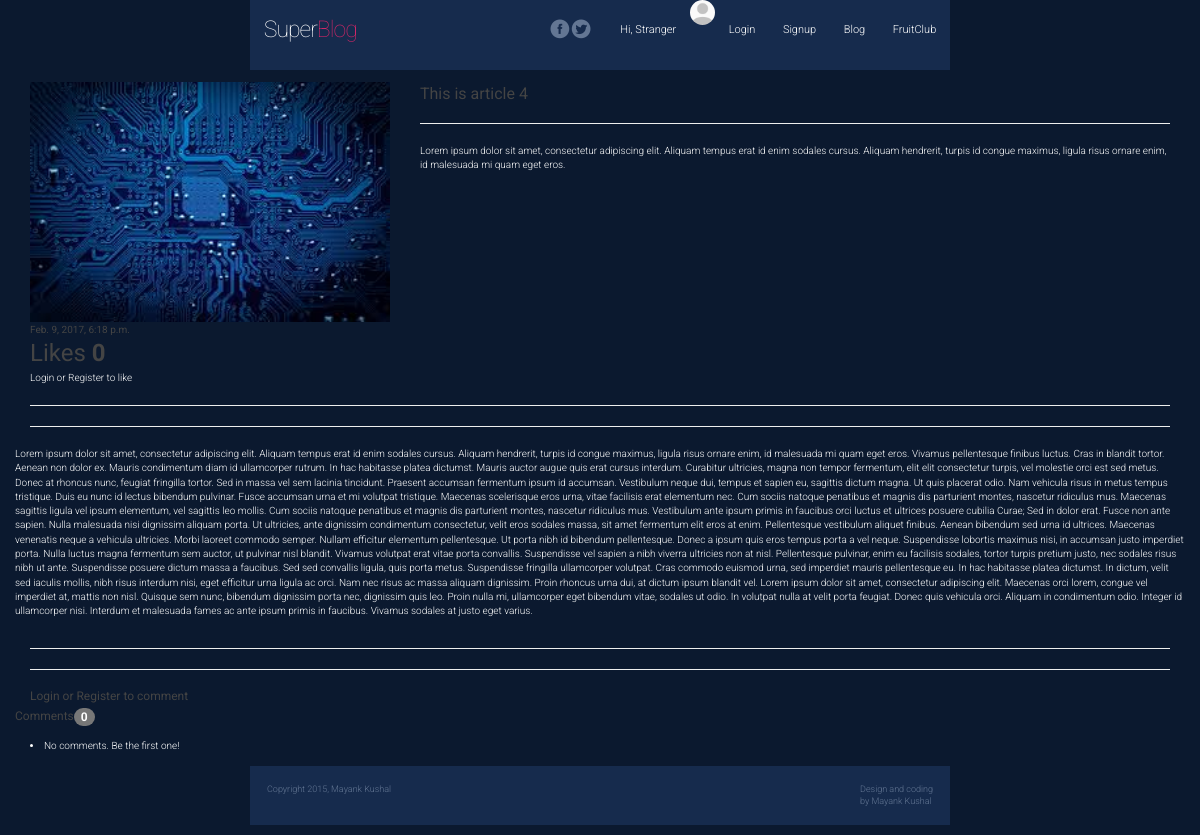
The page /blog/article/this-is-article-4 on the database as committed earlier.
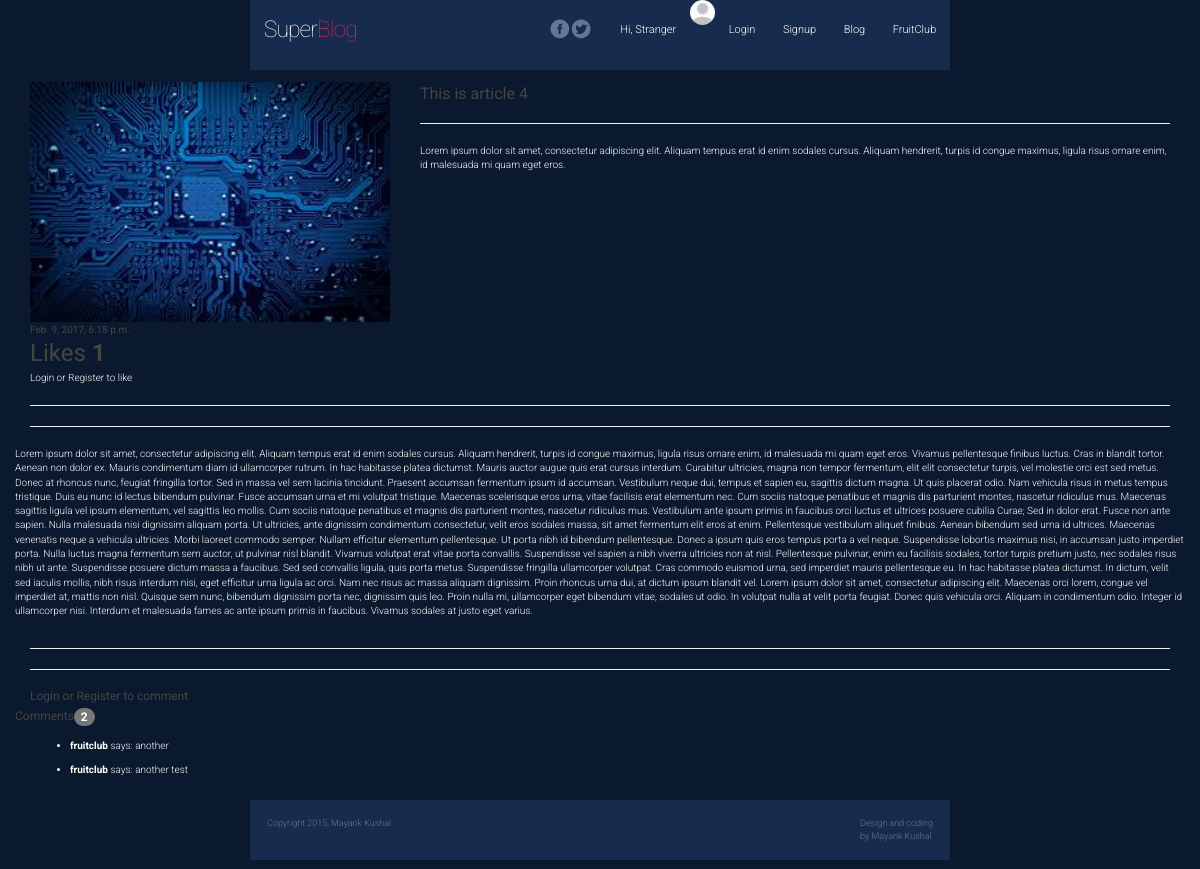
The same page on the database as committed later.
### blog/models.py (models this page shows, shortened)
class Article(models.Model):
	name = models.CharField(max_length=200)
	description = models.CharField(max_length=500)
	content = models.TextField(null=False)
	date_created = models.DateTimeField(auto_now_add=True)
	slug = models.SlugField()
	comments = models.IntegerField(default=0)

class Comment(models.Model):
	poster = models.ForeignKey(User)
	article = models.ForeignKey(Article)
	time = models.DateTimeField(auto_now_add=True)
	comment = models.CharField(max_length=124)

### blog/views.py (the view)
# urls.py: url(r'^article/(?P<article_slug>[\w\-]+)', views.article, name="article"),
def article(request, article_slug):
	comment_form = CommentForm()
	comment_list = None
	article = Article.objects.get(slug=article_slug)
	count = Like.objects.filter(article=article).count()
	comment_list = Comment.objects.filter(article=article).order_by('-time')
	return render(request, 'blog/article.html', {'article':article, 'comment_list':comment_list, 'comment_form':comment_form, 'count':count})

### templates/blog/article.html (shortened to what this page needs)
{% extends 'blog/base.html' %}
{% block body_block %}
	<div class="container">
		<div class="row">
			<div class="col-md-4">
			{% with article.images.all|first as image %}
				<img src="{{ image.picture.url }}" class="article-img">
			{% endwith %}
				<h5>{{ article.date_created }}</h5>
			<h1>Likes  <strong id="count">{{ count }}</strong></h1>{% if user.is_authenticated %}<button class="btn btn-info like" data-pid="{{ article.id }}"><i class="fa fa-thumbs-up"></i></button>
			{% else %}
			Login or Register to like
			{% endif %}
			</div>
			<div class="col-md-8">
				<h3>{{ article.name }}</h3>
				<hr>
				<p>{{ article.description }}</p>
			</div>
		</div>
		<hr>
			<hr>
		<div class="row">
			<p align="left">{{ article.content }}</p>
		</div>
		<hr>
			<hr>
			{% if user.is_authenticated %}
			<form id=comment-form action="/add_comment" method="post">
		      {% csrf_token %}
		      <label>Comment</label>
		      <input type="text" name="comment" id="id_comment" class="form-control">
		      <input type="hidden" name="pid" value="{{article.id}}", id="pid">
		      <input type="submit"  value="Comment" class="btn btn-success ">
		    </form>
		   	{% else %}
		   	<h4><a href="{% url 'auth_login' %}">Login</a> or <a href="{% url 'registration_register' %}">Register</a> to comment</h4>
		   	{% endif %}
		<div class="row">
			<h4>Comments<span class="badge comm-count">{{ article.comments }}</span></h4>
		</div>
	    {% if not comment_list %}
	    <li id="no-comm">No comments. Be the first one!</li>
	    {% else %}
	    {% for comment in comment_list %}
	    <ul>
	      <li><strong>{{comment.poster}}</strong> says: {{comment.comment}}</li>
	    </ul>
	    {% endfor %}
	    {% endif %}
	 </div>
{% endblock %}

Rows that differ between the two databases and show on the page:
changed Article "This is article 4": comments "0" → "2"
added Comment: poster "fruitclub", comment "another"
added Comment: poster "fruitclub", comment "another test"
Other text that changed with them:
{{ count }}: "0" → "1"
text no longer shown: "No comments. Be the first one!"
